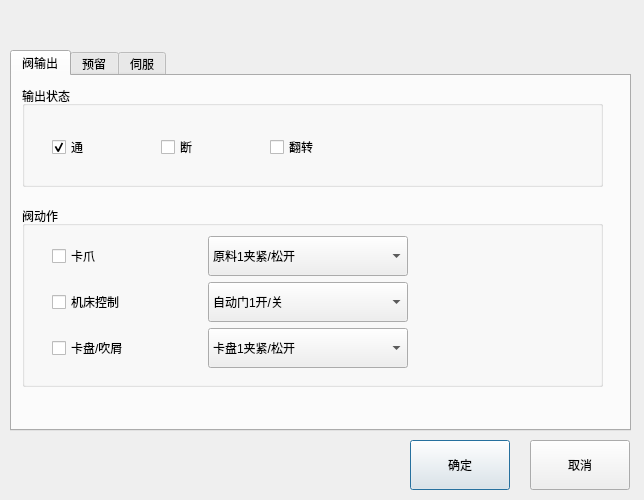
<?xml version="1.0" encoding="UTF-8"?>
<ui version="4.0">
 <class>KeyDefineDialog</class>
 <widget class="QDialog" name="KeyDefineDialog">
  <property name="geometry">
   <rect>
    <x>0</x>
    <y>0</y>
    <width>644</width>
    <height>500</height>
   </rect>
  </property>
  <property name="windowTitle">
   <string>Dialog</string>
  </property>
  <widget class="QTabWidget" name="tabWidget">
   <property name="geometry">
    <rect>
     <x>10</x>
     <y>50</y>
     <width>621</width>
     <height>381</height>
    </rect>
   </property>
   <property name="currentIndex">
    <number>0</number>
   </property>
   <widget class="QWidget" name="tabValveOutput">
    <attribute name="title">
     <string>阀输出</string>
    </attribute>
    <widget class="QGroupBox" name="grboxValveAction">
     <property name="geometry">
      <rect>
       <x>10</x>
       <y>130</y>
       <width>581</width>
       <height>181</height>
      </rect>
     </property>
     <property name="title">
      <string>阀动作</string>
     </property>
     <widget class="QWidget" name="layoutWidget_8">
      <property name="geometry">
       <rect>
        <x>30</x>
        <y>30</y>
        <width>358</width>
        <height>134</height>
       </rect>
      </property>
      <layout class="QGridLayout" name="gridLayout_4">
       <item row="0" column="0">
        <widget class="QCheckBox" name="chboxValveAction0">
         <property name="minimumSize">
          <size>
           <width>150</width>
           <height>40</height>
          </size>
         </property>
         <property name="maximumSize">
          <size>
           <width>150</width>
           <height>40</height>
          </size>
         </property>
         <property name="text">
          <string>卡爪</string>
         </property>
         <property name="autoExclusive">
          <bool>true</bool>
         </property>
        </widget>
       </item>
       <item row="0" column="1">
        <widget class="QComboBox" name="coboxValveAction0">
         <property name="minimumSize">
          <size>
           <width>200</width>
           <height>40</height>
          </size>
         </property>
         <property name="maximumSize">
          <size>
           <width>200</width>
           <height>40</height>
          </size>
         </property>
         <item>
          <property name="text">
           <string>原料1夹紧/松开</string>
          </property>
         </item>
         <item>
          <property name="text">
           <string>成品1夹紧/松开</string>
          </property>
         </item>
         <item>
          <property name="text">
           <string>原料2夹紧/松开</string>
          </property>
         </item>
         <item>
          <property name="text">
           <string>成品2夹紧/松开</string>
          </property>
         </item>
         <item>
          <property name="text">
           <string>卡爪1正转/反转</string>
          </property>
         </item>
         <item>
          <property name="text">
           <string>卡爪2正转/反转</string>
          </property>
         </item>
         <item>
          <property name="text">
           <string>反转台1正转/反转</string>
          </property>
         </item>
         <item>
          <property name="text">
           <string>反转台2夹紧/松开</string>
          </property>
         </item>
        </widget>
       </item>
       <item row="1" column="0">
        <widget class="QCheckBox" name="chboxValveAction1">
         <property name="minimumSize">
          <size>
           <width>150</width>
           <height>40</height>
          </size>
         </property>
         <property name="maximumSize">
          <size>
           <width>150</width>
           <height>40</height>
          </size>
         </property>
         <property name="text">
          <string>机床控制</string>
         </property>
         <property name="autoExclusive">
          <bool>true</bool>
         </property>
        </widget>
       </item>
       <item row="1" column="1">
        <widget class="QComboBox" name="coboxValveAction1">
         <property name="minimumSize">
          <size>
           <width>200</width>
           <height>40</height>
          </size>
         </property>
         <property name="maximumSize">
          <size>
           <width>200</width>
           <height>40</height>
          </size>
         </property>
         <item>
          <property name="text">
           <string>自动门1开/关</string>
          </property>
         </item>
         <item>
          <property name="text">
           <string>自动门2开/关</string>
          </property>
         </item>
        </widget>
       </item>
       <item row="2" column="0">
        <widget class="QCheckBox" name="chboxValveAction2">
         <property name="minimumSize">
          <size>
           <width>150</width>
           <height>40</height>
          </size>
         </property>
         <property name="maximumSize">
          <size>
           <width>150</width>
           <height>40</height>
          </size>
         </property>
         <property name="text">
          <string>卡盘/吹屑</string>
         </property>
        </widget>
       </item>
       <item row="2" column="1">
        <widget class="QComboBox" name="coboxValveAction2">
         <property name="minimumSize">
          <size>
           <width>200</width>
           <height>40</height>
          </size>
         </property>
         <property name="maximumSize">
          <size>
           <width>200</width>
           <height>40</height>
          </size>
         </property>
         <item>
          <property name="text">
           <string>卡盘1夹紧/松开</string>
          </property>
         </item>
         <item>
          <property name="text">
           <string>卡盘2夹紧/松开</string>
          </property>
         </item>
         <item>
          <property name="text">
           <string>吹气1</string>
          </property>
         </item>
         <item>
          <property name="text">
           <string>吹气2</string>
          </property>
         </item>
        </widget>
       </item>
      </layout>
     </widget>
    </widget>
    <widget class="QGroupBox" name="grboxOutputStatus">
     <property name="geometry">
      <rect>
       <x>10</x>
       <y>10</y>
       <width>581</width>
       <height>101</height>
      </rect>
     </property>
     <property name="title">
      <string>输出状态</string>
     </property>
     <widget class="QWidget" name="layoutWidget_9">
      <property name="geometry">
       <rect>
        <x>30</x>
        <y>40</y>
        <width>321</width>
        <height>42</height>
       </rect>
      </property>
      <layout class="QHBoxLayout" name="horizontalLayout_4">
       <item>
        <widget class="QCheckBox" name="chboxValveOutStatus0">
         <property name="minimumSize">
          <size>
           <width>0</width>
           <height>40</height>
          </size>
         </property>
         <property name="maximumSize">
          <size>
           <width>16777215</width>
           <height>40</height>
          </size>
         </property>
         <property name="text">
          <string>通</string>
         </property>
         <property name="checked">
          <bool>true</bool>
         </property>
         <property name="autoExclusive">
          <bool>true</bool>
         </property>
        </widget>
       </item>
       <item>
        <widget class="QCheckBox" name="chboxValveOutStatus1">
         <property name="minimumSize">
          <size>
           <width>0</width>
           <height>40</height>
          </size>
         </property>
         <property name="maximumSize">
          <size>
           <width>16777215</width>
           <height>40</height>
          </size>
         </property>
         <property name="text">
          <string>断</string>
         </property>
         <property name="autoExclusive">
          <bool>true</bool>
         </property>
        </widget>
       </item>
       <item>
        <widget class="QCheckBox" name="chboxValveOutStatus2">
         <property name="minimumSize">
          <size>
           <width>0</width>
           <height>40</height>
          </size>
         </property>
         <property name="maximumSize">
          <size>
           <width>16777215</width>
           <height>40</height>
          </size>
         </property>
         <property name="text">
          <string>翻转</string>
         </property>
         <property name="autoExclusive">
          <bool>true</bool>
         </property>
        </widget>
       </item>
      </layout>
     </widget>
    </widget>
   </widget>
   <widget class="QWidget" name="tabReserve">
    <attribute name="title">
     <string>预留</string>
    </attribute>
    <widget class="QGroupBox" name="grboxMainBoardOutput">
     <property name="geometry">
      <rect>
       <x>10</x>
       <y>130</y>
       <width>581</width>
       <height>181</height>
      </rect>
     </property>
     <property name="title">
      <string>主板输出</string>
     </property>
     <widget class="QWidget" name="layoutWidget_2">
      <property name="geometry">
       <rect>
        <x>20</x>
        <y>50</y>
        <width>512</width>
        <height>102</height>
       </rect>
      </property>
      <layout class="QGridLayout" name="gridLayout_2">
       <property name="verticalSpacing">
        <number>20</number>
       </property>
       <item row="0" column="0">
        <widget class="QCheckBox" name="chboxMainBoardOut0">
         <property name="minimumSize">
          <size>
           <width>50</width>
           <height>40</height>
          </size>
         </property>
         <property name="maximumSize">
          <size>
           <width>50</width>
           <height>40</height>
          </size>
         </property>
         <property name="layoutDirection">
          <enum>Qt::RightToLeft</enum>
         </property>
         <property name="text">
          <string/>
         </property>
         <property name="autoExclusive">
          <bool>true</bool>
         </property>
        </widget>
       </item>
       <item row="0" column="1">
        <widget class="QComboBox" name="coboxMainBoardOut0">
         <property name="minimumSize">
          <size>
           <width>110</width>
           <height>40</height>
          </size>
         </property>
         <property name="maximumSize">
          <size>
           <width>110</width>
           <height>40</height>
          </size>
         </property>
         <item>
          <property name="text">
           <string>Y1</string>
          </property>
         </item>
         <item>
          <property name="text">
           <string>Y2</string>
          </property>
         </item>
         <item>
          <property name="text">
           <string>Y3</string>
          </property>
         </item>
         <item>
          <property name="text">
           <string>Y4</string>
          </property>
         </item>
         <item>
          <property name="text">
           <string>Y5</string>
          </property>
         </item>
         <item>
          <property name="text">
           <string>Y6</string>
          </property>
         </item>
         <item>
          <property name="text">
           <string>Y7</string>
          </property>
         </item>
         <item>
          <property name="text">
           <string>Y8</string>
          </property>
         </item>
        </widget>
       </item>
       <item row="0" column="2">
        <widget class="QCheckBox" name="chboxMainBoardOut1">
         <property name="minimumSize">
          <size>
           <width>50</width>
           <height>40</height>
          </size>
         </property>
         <property name="maximumSize">
          <size>
           <width>50</width>
           <height>40</height>
          </size>
         </property>
         <property name="layoutDirection">
          <enum>Qt::RightToLeft</enum>
         </property>
         <property name="text">
          <string/>
         </property>
         <property name="autoExclusive">
          <bool>true</bool>
         </property>
        </widget>
       </item>
       <item row="0" column="3">
        <widget class="QComboBox" name="coboxMainBoardOut1">
         <property name="minimumSize">
          <size>
           <width>110</width>
           <height>40</height>
          </size>
         </property>
         <property name="maximumSize">
          <size>
           <width>110</width>
           <height>40</height>
          </size>
         </property>
         <item>
          <property name="text">
           <string>Y9</string>
          </property>
         </item>
         <item>
          <property name="text">
           <string>Y10</string>
          </property>
         </item>
         <item>
          <property name="text">
           <string>Y11</string>
          </property>
         </item>
         <item>
          <property name="text">
           <string>Y12</string>
          </property>
         </item>
         <item>
          <property name="text">
           <string>Y13</string>
          </property>
         </item>
         <item>
          <property name="text">
           <string>Y14</string>
          </property>
         </item>
         <item>
          <property name="text">
           <string>Y15</string>
          </property>
         </item>
         <item>
          <property name="text">
           <string>Y16</string>
          </property>
         </item>
        </widget>
       </item>
       <item row="0" column="4">
        <widget class="QCheckBox" name="chboxMainBoardOut2">
         <property name="minimumSize">
          <size>
           <width>50</width>
           <height>40</height>
          </size>
         </property>
         <property name="maximumSize">
          <size>
           <width>50</width>
           <height>40</height>
          </size>
         </property>
         <property name="layoutDirection">
          <enum>Qt::RightToLeft</enum>
         </property>
         <property name="text">
          <string/>
         </property>
         <property name="autoExclusive">
          <bool>true</bool>
         </property>
        </widget>
       </item>
       <item row="0" column="5">
        <widget class="QComboBox" name="coboxMainBoardOut2">
         <property name="minimumSize">
          <size>
           <width>110</width>
           <height>40</height>
          </size>
         </property>
         <property name="maximumSize">
          <size>
           <width>110</width>
           <height>40</height>
          </size>
         </property>
         <item>
          <property name="text">
           <string>Y17</string>
          </property>
         </item>
         <item>
          <property name="text">
           <string>Y18</string>
          </property>
         </item>
         <item>
          <property name="text">
           <string>Y19</string>
          </property>
         </item>
         <item>
          <property name="text">
           <string>Y20</string>
          </property>
         </item>
         <item>
          <property name="text">
           <string>Y21</string>
          </property>
         </item>
         <item>
          <property name="text">
           <string>Y22</string>
          </property>
         </item>
         <item>
          <property name="text">
           <string>Y23</string>
          </property>
         </item>
         <item>
          <property name="text">
           <string>Y24</string>
          </property>
         </item>
        </widget>
       </item>
       <item row="1" column="0">
        <widget class="QCheckBox" name="chboxMainBoardOutExtend0">
         <property name="minimumSize">
          <size>
           <width>50</width>
           <height>40</height>
          </size>
         </property>
         <property name="maximumSize">
          <size>
           <width>50</width>
           <height>40</height>
          </size>
         </property>
         <property name="layoutDirection">
          <enum>Qt::RightToLeft</enum>
         </property>
         <property name="text">
          <string/>
         </property>
         <property name="autoExclusive">
          <bool>true</bool>
         </property>
        </widget>
       </item>
       <item row="1" column="1">
        <widget class="QComboBox" name="coboxMainBoardOutExtend0">
         <property name="minimumSize">
          <size>
           <width>110</width>
           <height>40</height>
          </size>
         </property>
         <property name="maximumSize">
          <size>
           <width>110</width>
           <height>40</height>
          </size>
         </property>
         <item>
          <property name="text">
           <string>EY1</string>
          </property>
         </item>
         <item>
          <property name="text">
           <string>EY2</string>
          </property>
         </item>
         <item>
          <property name="text">
           <string>EY3</string>
          </property>
         </item>
         <item>
          <property name="text">
           <string>EY4</string>
          </property>
         </item>
         <item>
          <property name="text">
           <string>EY5</string>
          </property>
         </item>
         <item>
          <property name="text">
           <string>EY6</string>
          </property>
         </item>
         <item>
          <property name="text">
           <string>EY7</string>
          </property>
         </item>
         <item>
          <property name="text">
           <string>EY8</string>
          </property>
         </item>
        </widget>
       </item>
       <item row="1" column="2">
        <widget class="QCheckBox" name="chboxMainBoardOutExtend1">
         <property name="minimumSize">
          <size>
           <width>50</width>
           <height>40</height>
          </size>
         </property>
         <property name="maximumSize">
          <size>
           <width>50</width>
           <height>40</height>
          </size>
         </property>
         <property name="layoutDirection">
          <enum>Qt::RightToLeft</enum>
         </property>
         <property name="text">
          <string/>
         </property>
         <property name="autoExclusive">
          <bool>true</bool>
         </property>
        </widget>
       </item>
       <item row="1" column="3">
        <widget class="QComboBox" name="coboxMainBoardOutExtend1">
         <property name="minimumSize">
          <size>
           <width>110</width>
           <height>40</height>
          </size>
         </property>
         <property name="maximumSize">
          <size>
           <width>110</width>
           <height>40</height>
          </size>
         </property>
         <item>
          <property name="text">
           <string>EY9</string>
          </property>
         </item>
         <item>
          <property name="text">
           <string>EY10</string>
          </property>
         </item>
         <item>
          <property name="text">
           <string>EY11</string>
          </property>
         </item>
         <item>
          <property name="text">
           <string>EY12</string>
          </property>
         </item>
         <item>
          <property name="text">
           <string>EY13</string>
          </property>
         </item>
         <item>
          <property name="text">
           <string>EY14</string>
          </property>
         </item>
         <item>
          <property name="text">
           <string>EY15</string>
          </property>
         </item>
         <item>
          <property name="text">
           <string>EY16</string>
          </property>
         </item>
        </widget>
       </item>
       <item row="1" column="5">
        <widget class="QComboBox" name="coboxMainBoardOutExtend2">
         <property name="minimumSize">
          <size>
           <width>110</width>
           <height>40</height>
          </size>
         </property>
         <property name="maximumSize">
          <size>
           <width>110</width>
           <height>40</height>
          </size>
         </property>
         <item>
          <property name="text">
           <string>EY17</string>
          </property>
         </item>
         <item>
          <property name="text">
           <string>EY18</string>
          </property>
         </item>
         <item>
          <property name="text">
           <string>EY19</string>
          </property>
         </item>
         <item>
          <property name="text">
           <string>EY20</string>
          </property>
         </item>
        </widget>
       </item>
       <item row="1" column="4">
        <widget class="QCheckBox" name="chboxMainBoardOutExtend2">
         <property name="minimumSize">
          <size>
           <width>50</width>
           <height>40</height>
          </size>
         </property>
         <property name="maximumSize">
          <size>
           <width>50</width>
           <height>40</height>
          </size>
         </property>
         <property name="layoutDirection">
          <enum>Qt::RightToLeft</enum>
         </property>
         <property name="text">
          <string/>
         </property>
         <property name="autoExclusive">
          <bool>true</bool>
         </property>
        </widget>
       </item>
      </layout>
     </widget>
    </widget>
    <widget class="QGroupBox" name="grboxReserveOutStatus">
     <property name="geometry">
      <rect>
       <x>10</x>
       <y>10</y>
       <width>581</width>
       <height>101</height>
      </rect>
     </property>
     <property name="title">
      <string>输出状态</string>
     </property>
     <widget class="QWidget" name="layoutWidget_10">
      <property name="geometry">
       <rect>
        <x>30</x>
        <y>40</y>
        <width>321</width>
        <height>42</height>
       </rect>
      </property>
      <layout class="QHBoxLayout" name="horizontalLayout_5">
       <item>
        <widget class="QCheckBox" name="chboxReserveOutStatus0">
         <property name="minimumSize">
          <size>
           <width>0</width>
           <height>40</height>
          </size>
         </property>
         <property name="maximumSize">
          <size>
           <width>16777215</width>
           <height>40</height>
          </size>
         </property>
         <property name="text">
          <string>通</string>
         </property>
         <property name="checked">
          <bool>true</bool>
         </property>
         <property name="autoExclusive">
          <bool>true</bool>
         </property>
        </widget>
       </item>
       <item>
        <widget class="QCheckBox" name="chboxReserveOutStatus1">
         <property name="minimumSize">
          <size>
           <width>0</width>
           <height>40</height>
          </size>
         </property>
         <property name="maximumSize">
          <size>
           <width>16777215</width>
           <height>40</height>
          </size>
         </property>
         <property name="text">
          <string>断</string>
         </property>
         <property name="autoExclusive">
          <bool>true</bool>
         </property>
        </widget>
       </item>
       <item>
        <widget class="QCheckBox" name="chboxReserveOutStatus2">
         <property name="minimumSize">
          <size>
           <width>0</width>
           <height>40</height>
          </size>
         </property>
         <property name="maximumSize">
          <size>
           <width>16777215</width>
           <height>40</height>
          </size>
         </property>
         <property name="text">
          <string>翻转</string>
         </property>
         <property name="autoExclusive">
          <bool>true</bool>
         </property>
        </widget>
       </item>
      </layout>
     </widget>
    </widget>
   </widget>
   <widget class="QWidget" name="tabServo">
    <attribute name="title">
     <string>伺服</string>
    </attribute>
    <widget class="QGroupBox" name="grAxisMoveDirect">
     <property name="geometry">
      <rect>
       <x>10</x>
       <y>10</y>
       <width>581</width>
       <height>111</height>
      </rect>
     </property>
     <property name="title">
      <string>轴运动方向</string>
     </property>
     <widget class="QWidget" name="layoutWidget_11">
      <property name="geometry">
       <rect>
        <x>20</x>
        <y>40</y>
        <width>371</width>
        <height>42</height>
       </rect>
      </property>
      <layout class="QHBoxLayout" name="horizontalLayout_7">
       <item>
        <widget class="QComboBox" name="coboxAxisSelect">
         <property name="minimumSize">
          <size>
           <width>110</width>
           <height>40</height>
          </size>
         </property>
         <property name="maximumSize">
          <size>
           <width>110</width>
           <height>40</height>
          </size>
         </property>
         <item>
          <property name="text">
           <string>X1轴</string>
          </property>
         </item>
         <item>
          <property name="text">
           <string>Y1轴</string>
          </property>
         </item>
         <item>
          <property name="text">
           <string>Z1轴</string>
          </property>
         </item>
         <item>
          <property name="text">
           <string>C轴</string>
          </property>
         </item>
         <item>
          <property name="text">
           <string>A/Y2轴</string>
          </property>
         </item>
         <item>
          <property name="text">
           <string>B/Z2轴</string>
          </property>
         </item>
        </widget>
       </item>
       <item>
        <widget class="QCheckBox" name="chboxAxisDirect0">
         <property name="enabled">
          <bool>true</bool>
         </property>
         <property name="maximumSize">
          <size>
           <width>110</width>
           <height>40</height>
          </size>
         </property>
         <property name="layoutDirection">
          <enum>Qt::LeftToRight</enum>
         </property>
         <property name="text">
          <string>正向</string>
         </property>
         <property name="checked">
          <bool>true</bool>
         </property>
         <property name="autoExclusive">
          <bool>true</bool>
         </property>
        </widget>
       </item>
       <item>
        <widget class="QCheckBox" name="chboxAxisDirect1">
         <property name="maximumSize">
          <size>
           <width>110</width>
           <height>40</height>
          </size>
         </property>
         <property name="layoutDirection">
          <enum>Qt::LeftToRight</enum>
         </property>
         <property name="text">
          <string>反向</string>
         </property>
         <property name="autoExclusive">
          <bool>true</bool>
         </property>
        </widget>
       </item>
      </layout>
     </widget>
    </widget>
   </widget>
  </widget>
  <widget class="QPushButton" name="btnOK">
   <property name="geometry">
    <rect>
     <x>410</x>
     <y>440</y>
     <width>100</width>
     <height>50</height>
    </rect>
   </property>
   <property name="text">
    <string>确定</string>
   </property>
  </widget>
  <widget class="QPushButton" name="btnCancel">
   <property name="geometry">
    <rect>
     <x>530</x>
     <y>440</y>
     <width>100</width>
     <height>50</height>
    </rect>
   </property>
   <property name="text">
    <string>取消</string>
   </property>
  </widget>
 </widget>
 <resources/>
 <connections/>
</ui>
